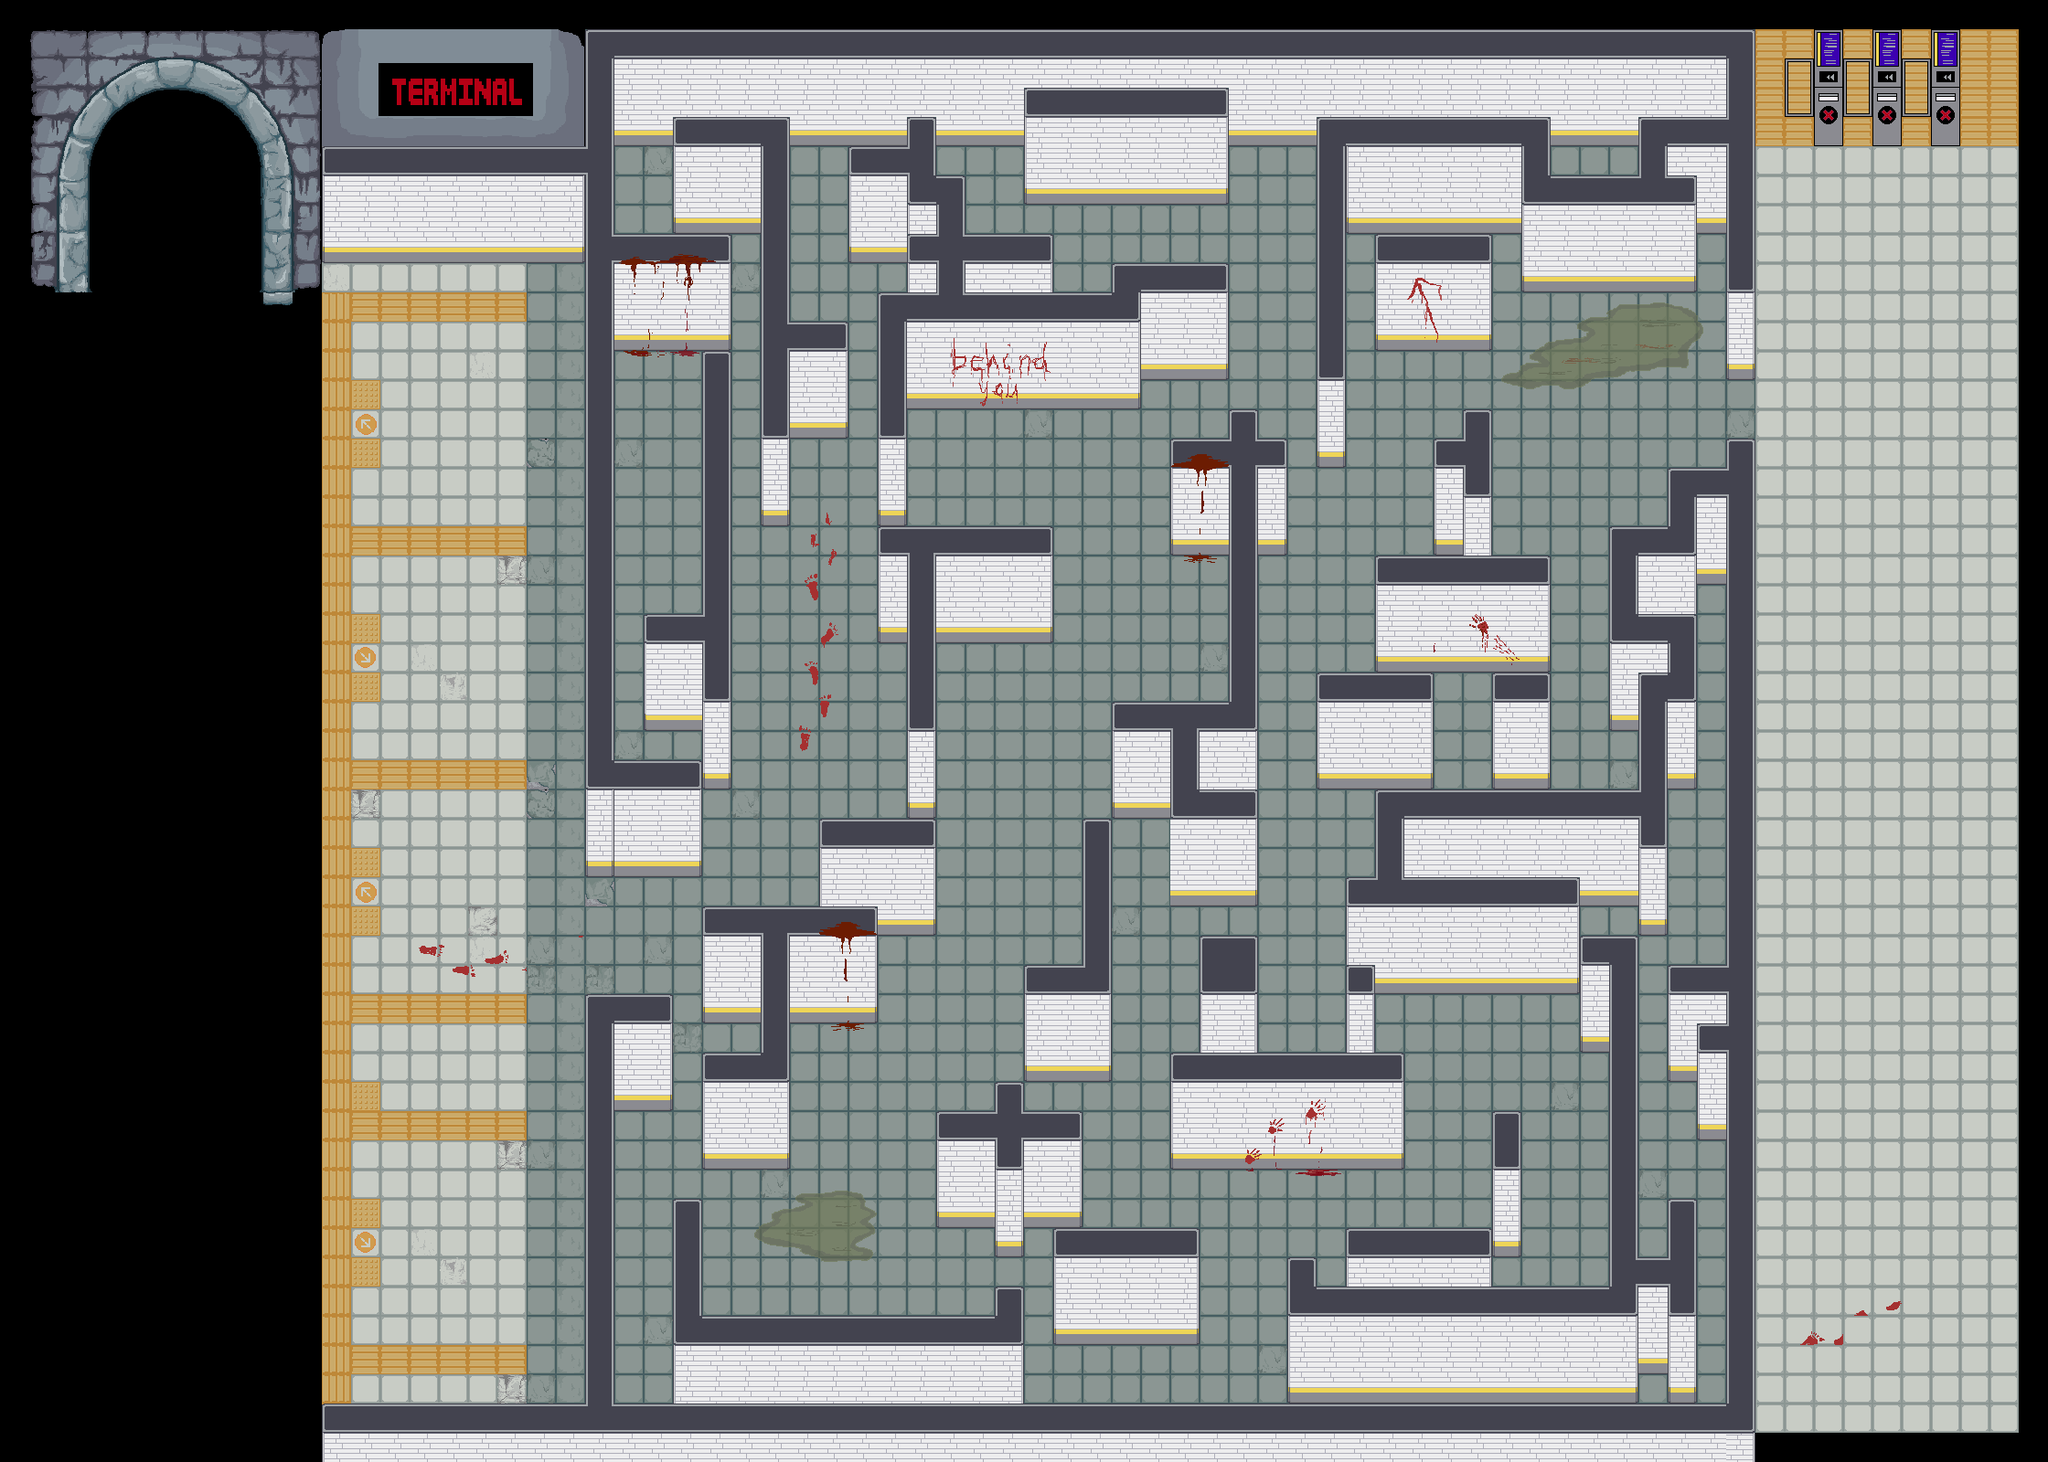

A level layout from a 2D game, rendered from its tile map. Below: a short description, then the map file with tile-grid data replaced by summaries:
An orthogonal 70x50 tile map with 32x32 px tiles, 6 tile layers (Ground, walkable floors, Walls, Wall Roofs, ...), 5 hidden layers not drawn, 12 tilesets.

<map version="1.10" tiledversion="1.11.2" orientation="orthogonal" renderorder="right-down" width="70" height="50" tilewidth="32" tileheight="32" infinite="0" nextlayerid="16" nextobjectid="1">
 <tileset firstgid="1" name="map" tilewidth="32" tileheight="32" tilecount="768" columns="32">
  <image source="../environments/map (1).png" width="1024" height="768" />
 </tileset>
 <tileset firstgid="769" name="tiles map" tilewidth="32" tileheight="32" tilecount="768" columns="32">
  <image source="../environments/tiles map.png" width="1024" height="768" />
 </tileset>
 <tileset firstgid="1537" name="map12 - JELO EDIT" tilewidth="32" tileheight="32" tilecount="768" columns="32">
  <image source="../environments/map12 - JELO EDIT.png" width="1024" height="768" />
 </tileset>
 <tileset firstgid="2305" name="collision" tilewidth="32" tileheight="32" tilecount="768" columns="32">
  <image source="../environments/collision.png" width="1024" height="768" />
 </tileset>
 <tileset firstgid="3073" name="Sample Tunnel" tilewidth="32" tileheight="32" tilecount="768" columns="32">
  <image source="../environments/Sample Tunnel.png" width="1024" height="768" />
 </tileset>
 <tileset firstgid="3841" name="Jfloor" tilewidth="32" tileheight="32" tilecount="768" columns="32">
  <image source="../environments/Jfloor.png" width="1024" height="768" />
 </tileset>
 <tileset firstgid="4609" name="closed_door" tilewidth="32" tileheight="32" tilecount="8" columns="2">
  <image source="../sprites/closed_door.png" width="64" height="128" />
 </tileset>
 <tileset firstgid="4617" name="q1_decos" tilewidth="32" tileheight="32" tilecount="500" columns="20">
  <image source="../environments/q1_decos.png" width="640" height="800" />
 </tileset>
 <tileset firstgid="5117" name="q2_decos" tilewidth="32" tileheight="32" tilecount="500" columns="20">
  <image source="../environments/q2_decos.png" width="640" height="800" />
 </tileset>
 <tileset firstgid="5617" name="q3_decos" tilewidth="32" tileheight="32" tilecount="500" columns="20">
  <image source="../environments/q3_decos.png" width="640" height="800" />
 </tileset>
 <tileset firstgid="6117" name="collision" tilewidth="32" tileheight="32" tilecount="768" columns="32">
  <image source="../environments/collision.png" width="1024" height="768" />
 </tileset>
 <tileset firstgid="6885" name="walls_roof" tilewidth="32" tileheight="32" tilecount="768" columns="32">
  <image source="../environments/walls_roof.png" width="1024" height="768" />
 </tileset>
 <layer id="1" name="Base Layer" width="70" height="50" visible="0">
  <data>[3500 cells, 3500 non-empty, 1 distinct tile ids]</data>
 </layer>
 <layer id="2" name="Ground" width="70" height="50">
  <data>[3500 cells, 2775 non-empty, 18 distinct tile ids]</data>
 </layer>
 <layer id="6" name="walkable floors" width="70" height="50">
  <data>[3500 cells, 108 non-empty, 100 distinct tile ids]</data>
 </layer>
 <layer id="3" name="Walls" width="70" height="50">
  <data>[3500 cells, 1380 non-empty, 214 distinct tile ids]</data>
 </layer>
 <layer id="7" name="Wall Roofs" width="70" height="50">
  <data>[3500 cells, 126 non-empty, 111 distinct tile ids]</data>
 </layer>
 <layer id="4" name="soln" width="70" height="50" visible="0">
  <data>[3500 cells, 305 non-empty, 1 distinct tile ids]</data>
 </layer>
 <layer id="5" name="Collision" width="70" height="50" visible="0" opacity="0">
  <data>[3500 cells, 899 non-empty, 2 distinct tile ids]</data>
 </layer>
 <layer id="8" name="Winning" width="70" height="50" visible="0" opacity="0">
  <data>[3500 cells, 36 non-empty, 2 distinct tile ids]</data>
 </layer>
 <layer id="9" name="NoSpawn" width="70" height="50" visible="0" opacity="0">
  <data>[3500 cells, 1035 non-empty, 1 distinct tile ids]</data>
 </layer>
 <layer id="10" name="Lights" width="70" height="50" opacity="0">
  <data>[3500 cells, 10 non-empty, 1 distinct tile ids]</data>
 </layer>
 <layer id="12" name="Decos" width="70" height="50">
  <data>[3500 cells, 0 non-empty, 0 distinct tile ids]</data>
 </layer>
</map>
